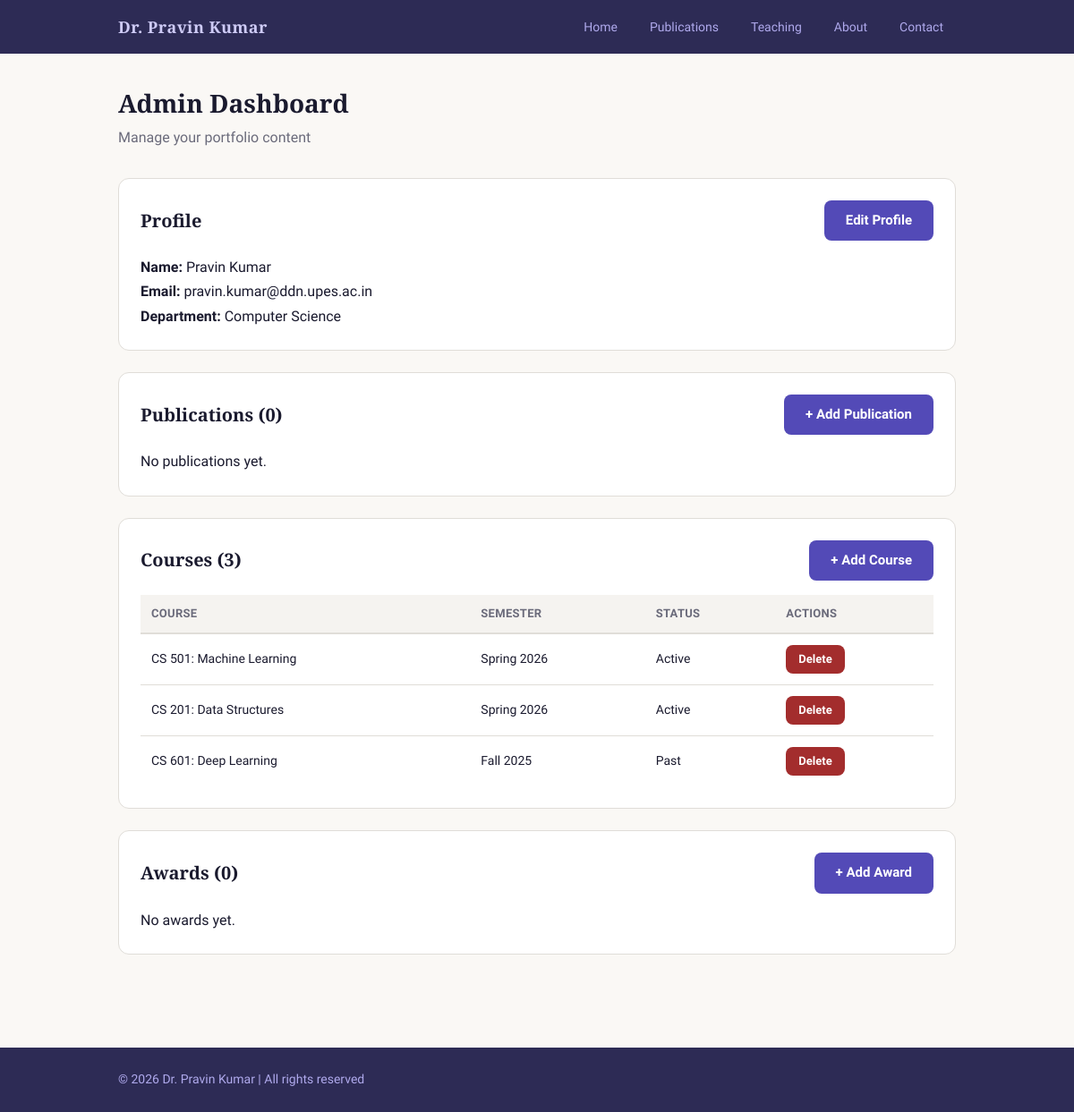
The page /admin on the database its author committed.
### models.py (models this page shows)
class Profile(db.Model):
    id = db.Column(db.Integer, primary_key=True)
    name = db.Column(db.String(100), nullable=False)
    designation = db.Column(db.String(100))
    department = db.Column(db.String(200))
    university = db.Column(db.String(200))
    bio = db.Column(db.Text)
    email = db.Column(db.String(120))
    phone = db.Column(db.String(20))
    office = db.Column(db.String(100))
    google_scholar = db.Column(db.String(300))
    github = db.Column(db.String(300))
    linkedin = db.Column(db.String(300))
    profile_image = db.Column(db.String(300))

class Course(db.Model):
    id = db.Column(db.Integer, primary_key=True)
    course_name = db.Column(db.String(200), nullable=False)
    course_code = db.Column(db.String(20))
    semester = db.Column(db.String(50))
    year = db.Column(db.Integer)
    level = db.Column(db.String(50))  # Undergraduate, Graduate
    description = db.Column(db.Text)
    is_current = db.Column(db.Boolean, default=False)

### app.py (the view)
@app.route('/admin')
def admin_dashboard():
    publications = Publication.query.order_by(Publication.year.desc()).all()
    courses = Course.query.all()
    awards = Award.query.all()
    profile = Profile.query.first()
    return render_template('admin/dashboard.html',
                           publications=publications,
                           courses=courses,
                           awards=awards,
                           profile=profile)

### templates/admin/dashboard.html (shortened to what this page needs)
{% extends 'base.html' %}
{% block content %}
<section class="admin-header">
    <h1>Admin Dashboard</h1>
    <p>Manage your portfolio content</p>
</section>
<section class="admin-section">
    <div class="admin-section-header">
        <h2>Profile</h2>
        <a href="{{ url_for('update_profile') }}" class="btn-primary">Edit Profile</a>
    </div>
    {% if profile %}
        <p><strong>Name:</strong> {{ profile.name or 'Not set' }}</p>
        <p><strong>Email:</strong> {{ profile.email or 'Not set' }}</p>
        <p><strong>Department:</strong> {{ profile.department or 'Not set' }}</p>
    {% else %}
        <p>No profile created yet.</p>
    {% endif %}
</section>
<section class="admin-section">
    <div class="admin-section-header">
        <h2>Publications ({{ publications|length }})</h2>
        <a href="{{ url_for('add_publication') }}" class="btn-primary">+ Add Publication</a>
    </div>
    {% if publications %}
    <table class="admin-table">
        <thead>
            <tr>
                <th>Title</th>
                <th>Year</th>
                <th>Category</th>
                <th>Actions</th>
            </tr>
        </thead>
        <tbody>
            {% for paper in publications %}
            <tr>
                <td>{{ paper.title }}</td>
                <td>{{ paper.year }}</td>
                <td>{{ paper.category }}</td>
                <td>
                    <a href="{{ url_for('edit_publication', id=paper.id) }}" class="btn-small">Edit</a>
                    <a href="{{ url_for('delete_publication', id=paper.id) }}" class="btn-small btn-danger" onclick="return confirm('Are you sure?')">Delete</a>
                </td>
            </tr>
            {% endfor %}
        </tbody>
    </table>
    {% else %}
        <p>No publications yet.</p>
    {% endif %}
</section>
<section class="admin-section">
    <div class="admin-section-header">
        <h2>Courses ({{ courses|length }})</h2>
        <a href="{{ url_for('add_course') }}" class="btn-primary">+ Add Course</a>
    </div>
    {% if courses %}
    <table class="admin-table">
        <thead>
            <tr>
                <th>Course</th>
                <th>Semester</th>
                <th>Status</th>
                <th>Actions</th>
            </tr>
        </thead>
        <tbody>
            {% for course in courses %}
            <tr>
                <td>{{ course.course_code }}: {{ course.course_name }}</td>
                <td>{{ course.semester }} {{ course.year }}</td>
                <td>{{ 'Active' if course.is_current else 'Past' }}</td>
                <td>
                    <a href="{{ url_for('delete_course', id=course.id) }}" class="btn-small btn-danger" onclick="return confirm('Are you sure?')">Delete</a>
                </td>
            </tr>
            {% endfor %}
        </tbody>
    </table>
    {% else %}
        <p>No courses yet.</p>
    {% endif %}
</section>
<section class="admin-section">
    <div class="admin-section-header">
        <h2>Awards ({{ awards|length }})</h2>
        <a href="{{ url_for('add_award') }}" class="btn-primary">+ Add Award</a>
    </div>
    {% if awards %}
    <table class="admin-table">
        <thead>
            <tr>
                <th>Title</th>
                <th>Organization</th>
                <th>Year</th>
                <th>Actions</th>
            </tr>
        </thead>
        <tbody>
            {% for award in awards %}
            <tr>
                <td>{{ award.title }}</td>
                <td>{{ award.organization }}</td>
                <td>{{ award.year }}</td>
                <td>
                    <a href="{{ url_for('delete_award', id=award.id) }}" class="btn-small btn-danger" onclick="return confirm('Are you sure?')">Delete</a>
                </td>
            </tr>
            {% endfor %}
        </tbody>
    </table>
    {% else %}
        <p>No awards yet.</p>
    {% endif %}
</section>
{% endblock %}

### templates/base.html (shortened to what this page needs)
<!DOCTYPE html>
<html lang="en">
<head>
    <link rel="stylesheet" href="{{ url_for('static', filename='css/style.css') }}">
</head>
<body>
    <nav class="navbar">
        <div class="nav-container">
            <a href="{{ url_for('index') }}" class="nav-logo">
                {% if profile and profile.name %}
                    Dr. {{ profile.name }}
                {% else %}
                    My Portfolio
                {% endif %}
            </a>
            <ul class="nav-links">
                <li><a href="{{ url_for('index') }}" class="{{ 'active' if request.endpoint == 'index' }}">Home</a></li>
                <li><a href="{{ url_for('publications') }}" class="{{ 'active' if request.endpoint == 'publications' }}">Publications</a></li>
                <li><a href="{{ url_for('teaching') }}" class="{{ 'active' if request.endpoint == 'teaching' }}">Teaching</a></li>
                <li><a href="{{ url_for('about') }}" class="{{ 'active' if request.endpoint == 'about' }}">About</a></li>
                <li><a href="{{ url_for('contact') }}" class="{{ 'active' if request.endpoint == 'contact' }}">Contact</a></li>
            </ul>
        </div>
    </nav>
    <main class="main-content">
        {% block content %}{% endblock %}
    </main>
    <footer class="footer">
        <div class="footer-container">
            <p>&copy; 2026
                {% if profile and profile.name %}
                    Dr. {{ profile.name }}
                {% else %}
                    My Portfolio
                {% endif %}
                | All rights reserved
            </p>
        </div>
    </footer>
</body>
</html>

### static/css/style.css (style rules this page uses)
:root { --primary: #2d2b55; --primary-light: #534ab7; --primary-pale: #eeedfe; --accent: #c44d2a; --text-dark: #1a1a2e; --text-muted: #6b6b7b; --bg-page: #faf8f5; --bg-white: #ffffff; --bg-light: #f5f3f0; --border: #e0ddd8; --success: #0f6e56; --success-bg: #e1f5ee; --danger: #a32d2d; --danger-bg: #fcebeb; --amber: #ba7517; --amber-bg: #faeeda; --info: #185fa5; --info-bg: #e6f1fb; --radius: 8px; --radius-lg: 12px; --shadow: 0 2px 16px rgba(26, 26, 46, 0.06); --shadow-hover: 0 6px 24px rgba(26, 26, 46, 0.1); --font-heading: 'Playfair Display', Georgia, serif; --font-body: 'Source Sans 3', 'Segoe UI', sans-serif; --max-width: 1000px; }
* { margin: 0; padding: 0; box-sizing: border-box; }
html { scroll-behavior: smooth; }
body { font-family: var(--font-body); background: var(--bg-page); color: var(--text-dark); line-height: 1.7; font-size: 16px; }
a { color: var(--primary-light); text-decoration: none; transition: color 0.2s; }
.navbar { background: var(--primary); padding: 0; position: sticky; top: 0; z-index: 100; }
.nav-container { max-width: var(--max-width); margin: 0 auto; padding: 0 2rem; display: flex; justify-content: space-between; align-items: center; height: 60px; }
.nav-logo { font-family: var(--font-heading); font-size: 18px; font-weight: 700; color: #cecbf6; letter-spacing: 0.5px; }
.nav-links { list-style: none; display: flex; gap: 8px; }
.nav-links a { color: #afa9ec; font-size: 14px; font-weight: 500; padding: 6px 14px; border-radius: var(--radius); transition: all 0.2s; }
.main-content { max-width: var(--max-width); margin: 0 auto; padding: 2rem; min-height: calc(100vh - 160px); }
.btn-small { display: inline-block; padding: 5px 14px; font-size: 13px; font-weight: 600; border-radius: var(--radius); background: var(--primary-light); color: #ffffff; transition: all 0.2s; border: none; cursor: pointer; }
.btn-primary { display: inline-block; padding: 10px 24px; font-size: 15px; font-weight: 600; border-radius: var(--radius); background: var(--primary-light); color: #ffffff; border: none; cursor: pointer; transition: all 0.2s; }
.btn-danger { background: var(--danger); color: #ffffff; }
.admin-header { margin-bottom: 2rem; }
.admin-header h1 { font-family: var(--font-heading); font-size: 28px; font-weight: 900; }
.admin-header p { color: var(--text-muted); }
.admin-section { background: var(--bg-white); border: 1px solid var(--border); border-radius: var(--radius-lg); padding: 1.5rem; margin-bottom: 1.5rem; }
.admin-section-header { display: flex; justify-content: space-between; align-items: center; margin-bottom: 1rem; }
.admin-section-header h2 { font-family: var(--font-heading); font-size: 20px; }
.admin-table { width: 100%; border-collapse: collapse; font-size: 14px; }
.admin-table th { text-align: left; padding: 10px 12px; background: var(--bg-light); font-weight: 600; font-size: 13px; color: var(--text-muted); text-transform: uppercase; letter-spacing: 0.3px; border-bottom: 2px solid var(--border); }
.admin-table td { padding: 12px; border-bottom: 1px solid var(--border); vertical-align: middle; }
.admin-table tr:last-child td { border-bottom: none; }
.footer { background: var(--primary); padding: 1.5rem 0; margin-top: 3rem; }
.footer-container { max-width: var(--max-width); margin: 0 auto; padding: 0 2rem; display: flex; justify-content: space-between; align-items: center; }
.footer p { color: #afa9ec; font-size: 14px; }

### rows shown on the page
Profile: name "Pravin Kumar", email "pravin.kumar@ddn.upes.ac.in", department "Computer Science"
Course: course_code "CS 501", course_name "Machine Learning", semester "Spring", year "2026", is_current "Active"
Course: course_code "CS 201", course_name "Data Structures", semester "Spring", year "2026", is_current "Active"
Course: course_code "CS 601", course_name "Deep Learning", semester "Fall", year "2025", is_current "Past"

### other values the page prints
{{ publications|length }} "0"
{{ courses|length }} "3"
{{ awards|length }} "0"
